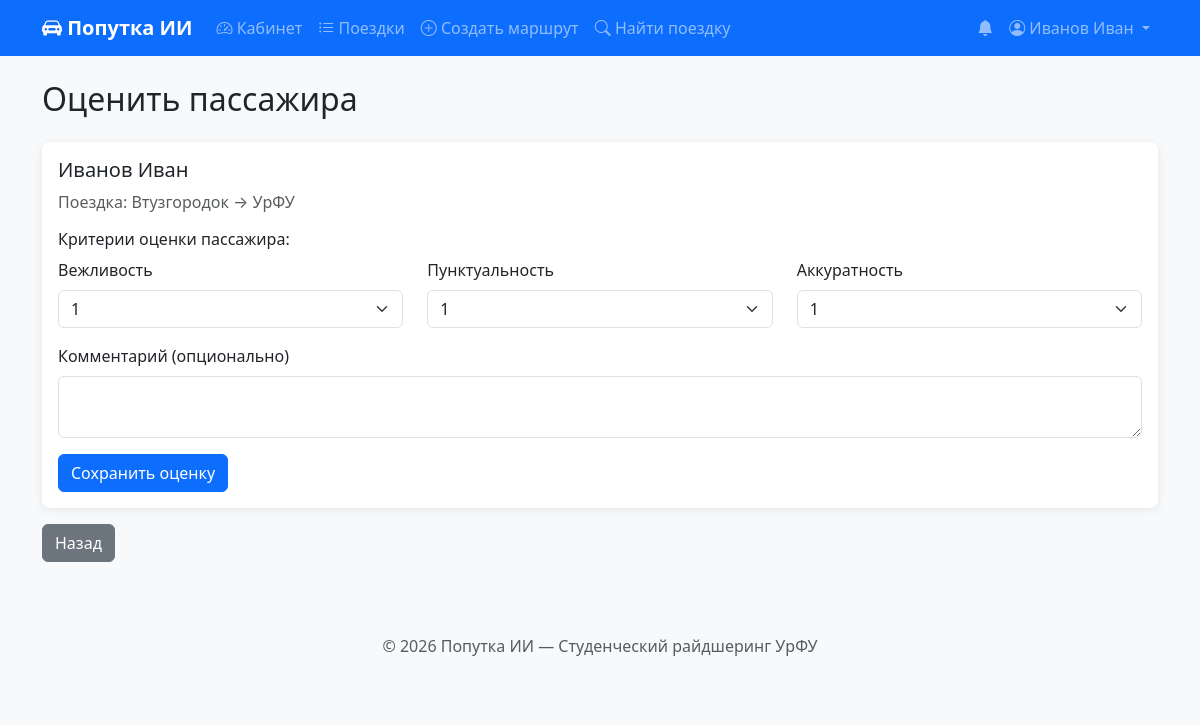
Page /ratings/rate/3/1 (signed in) on the committed database.
### models.py (models this page shows, shortened)
class User(UserMixin, db.Model):
    __tablename__ = 'users'
    id = db.Column(db.Integer, primary_key=True)
    email = db.Column(db.String(120), unique=True, nullable=False)
    password_hash = db.Column(db.String(60), nullable=False)
    full_name = db.Column(db.String(100), nullable=False)
    role = db.Column(db.String(20), nullable=False, default='passenger')
    is_verified = db.Column(db.Boolean, default=False)
    music_pref = db.Column(db.String(20), default='neutral')
    talk_pref = db.Column(db.String(20), default='neutral')
    ac_pref = db.Column(db.String(20), default='no_matter')
    smoking = db.Column(db.Boolean, default=False)
    max_daily_hours = db.Column(db.Float, default=6.0)
    break_interval_min = db.Column(db.Integer, default=60)
    car_model = db.Column(db.String(50), nullable=True)
    car_color = db.Column(db.String(30), nullable=True)
    emergency_contacts = db.relationship('EmergencyContact', backref='user', lazy=True, cascade='all, delete-orphan')
    routes = db.relationship('Route', backref='driver', lazy=True, cascade='all, delete-orphan')
    rides = db.relationship('Ride', backref='driver', lazy=True, cascade='all, delete-orphan', foreign_keys='Ride.driver_id')
    requests = db.relationship('RideRequest', backref='passenger', lazy=True, cascade='all, delete-orphan')
    ratings_given = db.relationship('Rating', backref='from_user', lazy=True, foreign_keys='Rating.from_user_id', cascade='all, delete-orphan')
    ratings_received = db.relationship('Rating', backref='to_user', lazy=True, foreign_keys='Rating.to_user_id', cascade='all, delete-orphan')
    notifications = db.relationship('Notification', backref='user', lazy=True, cascade='all, delete-orphan')

class Ride(db.Model):
    __tablename__ = 'rides'
    id = db.Column(db.Integer, primary_key=True)
    driver_id = db.Column(db.Integer, db.ForeignKey('users.id'), nullable=False)
    route_id = db.Column(db.Integer, db.ForeignKey('routes.id'), nullable=True)
    start_point = db.Column(db.String(200), nullable=False)
    end_point = db.Column(db.String(200), nullable=False)
    start_lat = db.Column(db.Float, nullable=True)
    start_lon = db.Column(db.Float, nullable=True)
    end_lat = db.Column(db.Float, nullable=True)
    end_lon = db.Column(db.Float, nullable=True)
    departure_datetime = db.Column(db.DateTime, nullable=False)
    seats_total = db.Column(db.Integer, nullable=False, default=1)
    seats_available = db.Column(db.Integer, nullable=False, default=1)
    price_per_seat = db.Column(db.Float, nullable=False, default=50.0)
    status = db.Column(db.String(20), default='planned')
    bonus_applied = db.Column(db.Boolean, default=False)
    zero_stress_mode = db.Column(db.Boolean, default=False)
    created_at = db.Column(db.DateTime, default=datetime.utcnow)
    matches = db.relationship('Match', backref='ride', lazy=True, cascade='all, delete-orphan')
    ratings = db.relationship('Rating', backref='ride', lazy=True, cascade='all, delete-orphan')
    payments = db.relationship('Payment', backref='ride', lazy=True, cascade='all, delete-orphan')

### blueprints/ratings.py (the view, shortened to what this page needs)
@ratings_bp.route('/rate/<int:ride_id>/<int:to_user_id>', methods=['GET', 'POST'])
@login_required
def rate_user(ride_id, to_user_id):
    ride = db.session.get(Ride, ride_id)
    if not ride or ride.status != 'completed':
        flash('Поездка не завершена.', 'error')
        return redirect(url_for('rides.ride_list'))
    existing = Rating.query.filter_by(from_user_id=current_user.id, to_user_id=to_user_id, ride_id=ride_id).first()
    if existing:
        flash('Вы уже оценили этого пользователя.', 'warning')
        return redirect(url_for('rides.ride_detail', ride_id=ride_id))
    to_user = db.session.get(User, to_user_id)
    return render_template('rate_user.html', ride=ride, to_user=to_user, is_driver=current_user.id == ride.driver_id)

### templates/rate_user.html (shortened to what this page needs)
{% extends "base.html" %}
{% block content %}
<h2 class="mb-4">Оценить {{ 'пассажира' if is_driver else 'водителя' }}</h2>
<div class="card"><div class="card-body">
    <h5 class="card-title">{{ to_user.full_name }}</h5>
    <p class="text-muted">Поездка: {{ ride.start_point }} &rarr; {{ ride.end_point }}</p>
    <form method="POST" action="{{ url_for('ratings.rate_user', ride_id=ride.id, to_user_id=to_user.id) }}">
        {% if is_driver %}
            <h6>Критерии оценки пассажира:</h6>
            <div class="row mb-3">
                <div class="col-md-4"><label class="form-label">Вежливость</label>
                    <select class="form-select" name="politeness">{% for i in range(1,6) %}<option value="{{ i }}">{{ i }}</option>{% endfor %}</select></div>
                <div class="col-md-4"><label class="form-label">Пунктуальность</label>
                    <select class="form-select" name="punctuality_passenger">{% for i in range(1,6) %}<option value="{{ i }}">{{ i }}</option>{% endfor %}</select></div>
                <div class="col-md-4"><label class="form-label">Аккуратность</label>
                    <select class="form-select" name="tidiness">{% for i in range(1,6) %}<option value="{{ i }}">{{ i }}</option>{% endfor %}</select></div>
            </div>
        {% endif %}
        <div class="mb-3"><label for="comment" class="form-label">Комментарий (опционально)</label>
            <textarea class="form-control" id="comment" name="comment" rows="2"></textarea></div>
        <button type="submit" class="btn btn-primary">Сохранить оценку</button>
    </form>
</div></div>
<a href="{{ url_for('rides.ride_detail', ride_id=ride.id) }}" class="btn btn-secondary mt-3">Назад</a>
{% endblock %}

### templates/base.html (shortened to what this page needs)
<!DOCTYPE html>
<html lang="ru">
<head>
    <link href="https://cdn.jsdelivr.net/npm/bootstrap@5.3.2/dist/css/bootstrap.min.css" rel="stylesheet">
    <link rel="stylesheet" href="https://cdn.jsdelivr.net/npm/bootstrap-icons@1.11.1/font/bootstrap-icons.css">
    <link rel="stylesheet" href="{{ url_for('static', filename='style.css') }}">
</head>
<body>
    <nav class="navbar navbar-expand-lg navbar-dark bg-primary">
        <div class="container">
            <a class="navbar-brand" href="{{ url_for('index') }}"><i class="bi bi-car-front-fill"></i> Попутка ИИ</a>
            <div class="collapse navbar-collapse" id="navbarNav">
                <ul class="navbar-nav me-auto">
                    {% if current_user.is_authenticated %}
                        <li class="nav-item"><a class="nav-link" href="{{ url_for('dashboard') }}"><i class="bi bi-speedometer2"></i> Кабинет</a></li>
                        <li class="nav-item"><a class="nav-link" href="{{ url_for('rides.ride_list') }}"><i class="bi bi-list-ul"></i> Поездки</a></li>
                        <li class="nav-item"><a class="nav-link" href="{{ url_for('rides.create_route_page') }}"><i class="bi bi-plus-circle"></i> Создать маршрут</a></li>
                        <li class="nav-item"><a class="nav-link" href="{{ url_for('rides.create_request_page') }}"><i class="bi bi-search"></i> Найти поездку</a></li>
                    {% endif %}
                </ul>
                <ul class="navbar-nav">
                    {% if current_user.is_authenticated %}
                        <li class="nav-item">
                            <a class="nav-link position-relative" href="{{ url_for('notifications') }}">
                                <i class="bi bi-bell-fill"></i>
                            </a>
                        </li>
                        <li class="nav-item dropdown">
                            <a class="nav-link dropdown-toggle" href="#" role="button" data-bs-toggle="dropdown">
                                <i class="bi bi-person-circle"></i> {{ current_user.full_name }}
                            </a>
                        </li>
                    {% else %}
                        <li class="nav-item"><a class="nav-link" href="{{ url_for('auth.login') }}">Войти</a></li>
                        <li class="nav-item"><a class="nav-link" href="{{ url_for('auth.register') }}">Регистрация</a></li>
                    {% endif %}
                </ul>
            </div>
        </div>
    </nav>
    <main class="container my-4">
        {% block content %}{% endblock %}
    </main>
    <footer class="bg-light text-center text-muted py-4 mt-5">
        <div class="container"><p>&copy; 2026 Попутка ИИ — Студенческий райдшеринг УрФУ</p></div>
    </footer>
</body>
</html>

### static/style.css (style rules this page uses)
body { background-color: #f8f9fa; }
.navbar-brand { font-weight: 700; }
.card { border: none; box-shadow: 0 2px 8px rgba(0,0,0,0.08); border-radius: 0.5rem; }

### rows in the picture
User: full_name "Иванов Иван"
Ride: start_point "Втузгородок", end_point "УрФУ"

### other values in the picture
{{ 'пассажира' if is_driver else 'водителя' }} "пассажира"
form field politeness "1"
form field punctuality_passenger "1"
form field tidiness "1"
